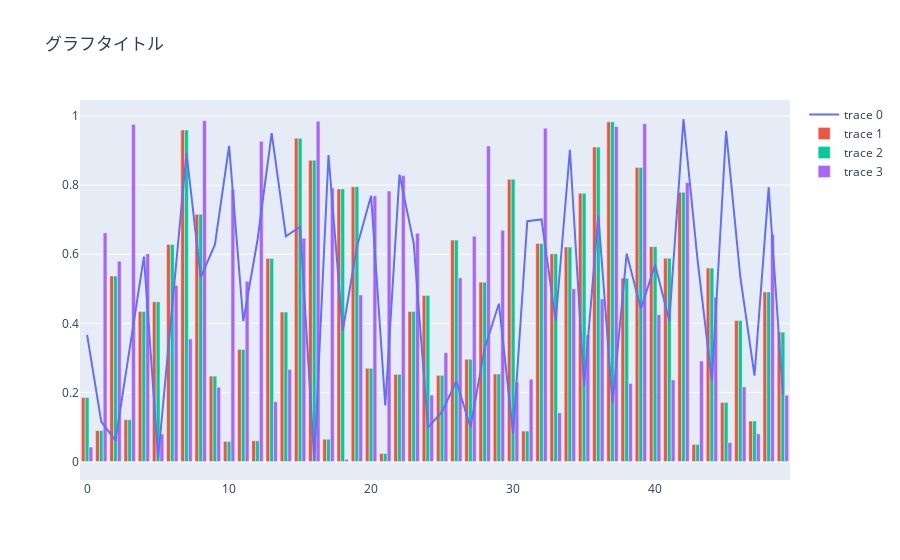

Notebook code for this chart:
### Code cell
figure.add_trace(bar_trace)

figure
